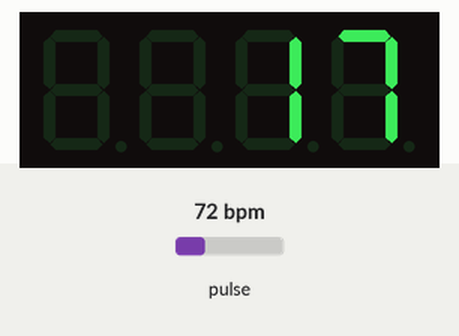
Bench run of a sketch on a simulated Arduino Uno, built with avr-gcc and run on an emulated ATmega328P. On the bench: 4-digit seven-segment display. Inputs (shaded band) come from the test bench; at power-on: pulse 72 bpm. What the sketch prints to the serial monitor is not drawn.

Above: at 1.2 s.
1.3 s: pulse set to 42 bpm
At 2.8 s:
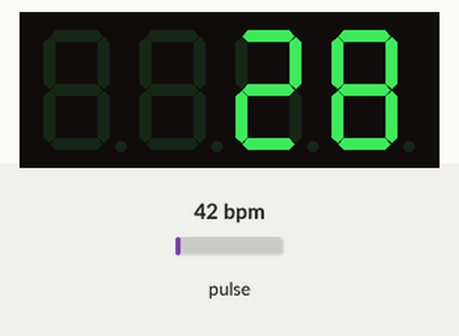
4.3 s: pulse set to 130 bpm
At 4.55 s:
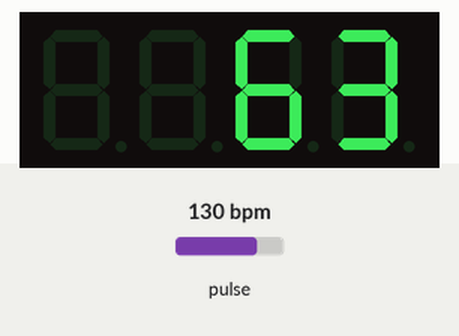
6.2 s: pulse set to 70 bpm
At 7.7 s:
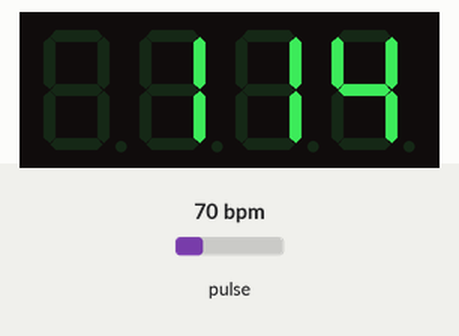
Timing chart, 0 to 9.2 s (numbered marks = the images above; inputs shaded):
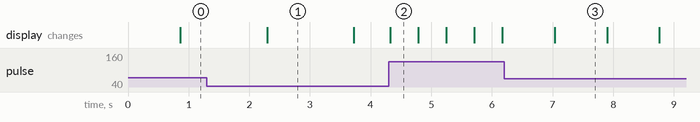

Measured:
- after the input at 4.3 s, the display: changes at once (image 2)
- after the input at 6.2 s, the display: changes after 0.84 s (image 3)
- what the display in image 1 shows lasts 1.4 s, from 2.3 s to 3.7 s
- what the display in image 2 shows lasts 0.5 s, from 4.3 s to 4.8 s
- what the display in image 3 shows lasts 0.9 s, from 7.0 s to 7.9 s

The sketch:

019_max30102_fnd.ino
```cpp
#include <Wire.h>
#include "MAX30105.h"
#include "heartRate.h"
#include <TM1637Display.h> //TM1637

MAX30105 particleSensor;

//TM1637
#define CLK 6
#define DIO 7
TM1637Display display(CLK, DIO);

const byte RATE_SIZE = 4;
byte rates[RATE_SIZE];
byte rateSpot = 0;
long lastBeat = 0;

float beatsPerMinute;
int beatAvg;

void setup()
{
  Serial.begin(115200);
  Serial.println("Initializing...");
  display.setBrightness(0x0f); //밝기를 최대로 해라
  display.showNumberDec(0, false);
  // Initialize sensor
  if (!particleSensor.begin(Wire, I2C_SPEED_FAST))
  {
    Serial.println("MAX30105 was not found. Please check wiring/power. ");
    while (1);
  }
  Serial.println("Place your index finger on the sensor with steady pressure.");

  particleSensor.setup(); //Configure sensor with default settings
  particleSensor.setPulseAmplitudeRed(0x0A); //Turn Red LED to low to indicate sensor is running
  particleSensor.setPulseAmplitudeGreen(0); //Turn off Green LED
}

void loop()
{
  long irValue = particleSensor.getIR();

  if (checkForBeat(irValue) == true)
  {
    //We sensed a beat!
    long delta = millis() - lastBeat;
    lastBeat = millis();

    beatsPerMinute = 60 / (delta / 1000.0);

    if (beatsPerMinute < 255 && beatsPerMinute > 20)
    {
      rates[rateSpot++] = (byte)beatsPerMinute; //Store this reading in the array
      rateSpot %= RATE_SIZE; //Wrap variable

      //Take average of readings
      beatAvg = 0;
      for (byte x = 0 ; x < RATE_SIZE ; x++)
        beatAvg += rates[x];
      beatAvg /= RATE_SIZE;

      if (irValue < 50000){
        display.showNumberDec(0, false);
      }else{
        display.showNumberDec(beatAvg, false);
      }
    }
  }
}
```
